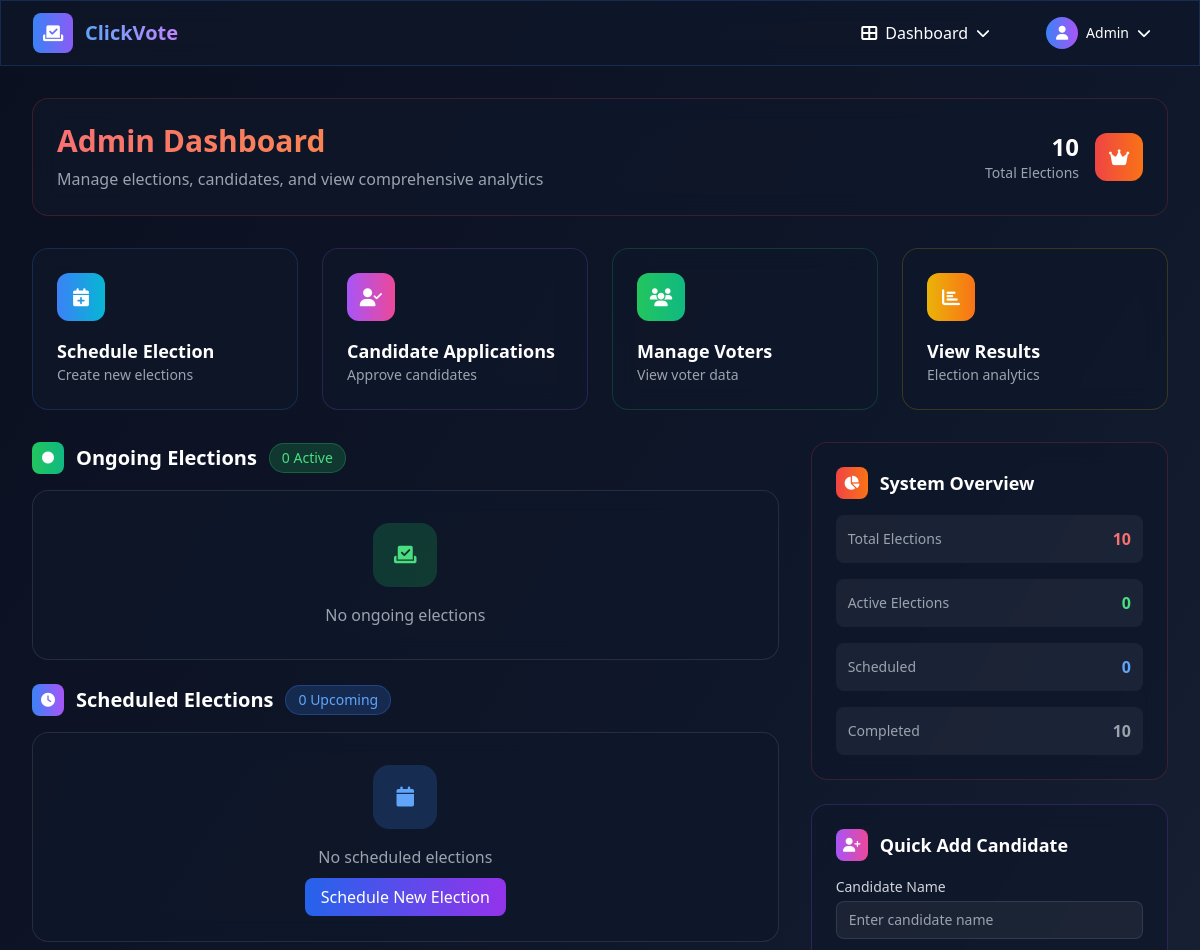
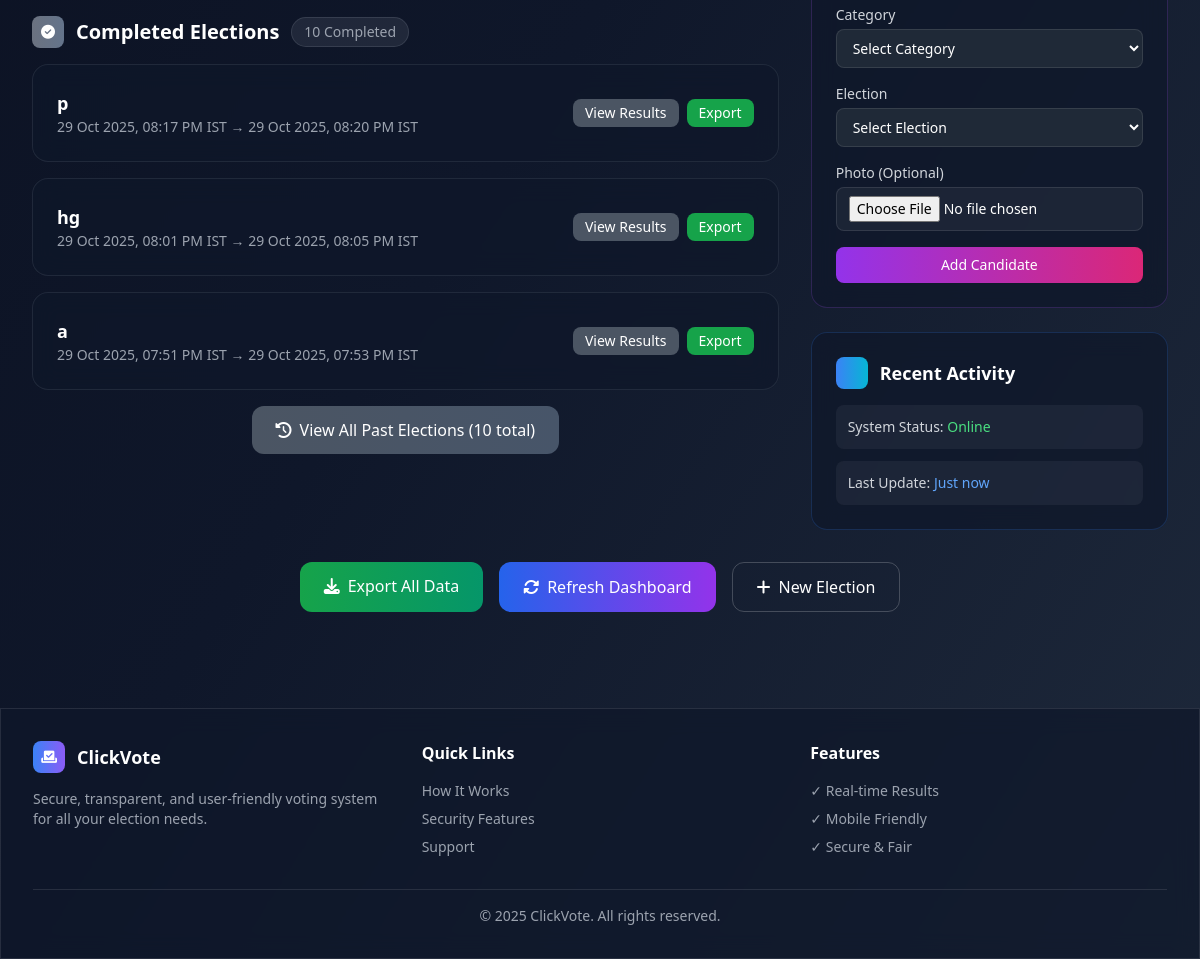
The page /admin (signed in) on the database its author committed (2 pictures, top to bottom).
### tables this page shows
CREATE TABLE elections (
                id INTEGER PRIMARY KEY AUTOINCREMENT,
                title TEXT,
                category TEXT,
                start_time TEXT NOT NULL,
                end_time TEXT NOT NULL,
                created_by INTEGER,
                candidate_limit INTEGER DEFAULT 10,
                status TEXT DEFAULT 'active',
                cancelled_at TEXT,
                cancelled_by INTEGER,
                created_at TIMESTAMP DEFAULT CURRENT_TIMESTAMP, paused_at TEXT, paused_by INTEGER, resumed_at TEXT, resumed_by INTEGER,
                FOREIGN KEY (created_by) REFERENCES users (id)
            );

### app.py (the view)
@app.route("/admin")
@login_required(role="admin")
def admin():
    rows = query("SELECT * FROM elections ORDER BY start_time DESC")
    ongoing, scheduled, ended = classify_elections(rows)
    return render_template("admin.html", ongoing=ongoing, scheduled=scheduled, ended=ended, elections=rows)

### templates/admin.html (shortened to what this page needs)
{% extends "base.html" %}
{% block content %}
<div class="mb-8">
  <div class="glass-effect rounded-2xl p-6 border border-red-500/20">
    <div class="flex items-center justify-between">
      <div>
        <h1 class="text-3xl font-bold bg-gradient-to-r from-red-400 to-orange-400 bg-clip-text text-transparent mb-2">
        </h1>
        <p class="text-gray-400">Manage elections, candidates, and view comprehensive analytics</p>
      </div>
      <div class="flex items-center space-x-4">
        <div class="text-right">
          <div class="text-2xl font-bold text-white">{{ elections|length }}</div>
          <div class="text-sm text-gray-400">Total Elections</div>
        </div>
        <div class="w-12 h-12 bg-gradient-to-r from-red-500 to-orange-500 rounded-xl flex items-center justify-center animate-pulse">
          <i class="fas fa-crown text-white text-lg"></i>
        </div>
      </div>
    </div>
  </div>
</div>
<div class="grid md:grid-cols-4 gap-6 mb-8">
  <a href="{{ url_for('schedule') }}" class="glass-effect rounded-2xl p-6 vote-card transition-all duration-500 border border-blue-500/20 hover:border-blue-400/50 group">
    <div class="w-12 h-12 bg-gradient-to-r from-blue-500 to-cyan-500 rounded-xl flex items-center justify-center mb-4 group-hover:scale-110 transition-transform duration-300">
      <i class="fas fa-calendar-plus text-white text-lg"></i>
    </div>
    <h3 class="text-lg font-bold text-white group-hover:text-blue-400 transition-colors">Schedule Election</h3>
    <p class="text-gray-400 text-sm">Create new elections</p>
  </a>
  <a href="{{ url_for('admin_candidate_applications') }}" class="glass-effect rounded-2xl p-6 vote-card transition-all duration-500 border border-purple-500/20 hover:border-purple-400/50 group">
    <div class="w-12 h-12 bg-gradient-to-r from-purple-500 to-pink-500 rounded-xl flex items-center justify-center mb-4 group-hover:scale-110 transition-transform duration-300">
      <i class="fas fa-user-check text-white text-lg"></i>
    </div>
    <h3 class="text-lg font-bold text-white group-hover:text-purple-400 transition-colors">Candidate Applications</h3>
    <p class="text-gray-400 text-sm">Approve candidates</p>
  </a>
  <a href="{{ url_for('admin_voters') }}" class="glass-effect rounded-2xl p-6 vote-card transition-all duration-500 border border-green-500/20 hover:border-green-400/50 group">
    <div class="w-12 h-12 bg-gradient-to-r from-green-500 to-emerald-500 rounded-xl flex items-center justify-center mb-4 group-hover:scale-110 transition-transform duration-300">
      <i class="fas fa-users text-white text-lg"></i>
    </div>
    <h3 class="text-lg font-bold text-white group-hover:text-green-400 transition-colors">Manage Voters</h3>
    <p class="text-gray-400 text-sm">View voter data</p>
  </a>
  <a href="{{ url_for('results') }}" class="glass-effect rounded-2xl p-6 vote-card transition-all duration-500 border border-yellow-500/20 hover:border-yellow-400/50 group">
    <div class="w-12 h-12 bg-gradient-to-r from-yellow-500 to-orange-500 rounded-xl flex items-center justify-center mb-4 group-hover:scale-110 transition-transform duration-300">
      <i class="fas fa-chart-bar text-white text-lg"></i>
    </div>
    <h3 class="text-lg font-bold text-white group-hover:text-yellow-400 transition-colors">View Results</h3>
    <p class="text-gray-400 text-sm">Election analytics</p>
  </a>
</div>
<div class="grid lg:grid-cols-3 gap-8">
  <div class="lg:col-span-2 space-y-6">
    <div>
      <div class="flex items-center space-x-3 mb-4">
        <div class="w-8 h-8 bg-gradient-to-r from-green-500 to-emerald-500 rounded-lg flex items-center justify-center">
          <i class="fas fa-circle text-white text-xs animate-pulse"></i>
        </div>
        <h2 class="text-xl font-bold text-white">Ongoing Elections</h2>
        <div class="px-3 py-1 bg-green-500/20 rounded-full text-green-400 text-sm font-medium border border-green-500/30">
          {{ ongoing|length }} Active
        </div>
      </div>
      {% for e in ongoing %}
      <div class="glass-effect rounded-2xl p-6 border border-green-500/20 mb-4">
        <div class="flex items-center justify-between mb-4">
          <div>
            <h3 class="text-lg font-bold text-white">{{ e.title or e.category }}</h3>
            <p class="text-gray-400 text-sm">{{ e.start_time|istfmt }} → {{ e.end_time|istfmt }}</p>
          </div>
          <div class="flex items-center space-x-2">
            <a href="{{ url_for('results', election_id=e.id) }}" class="px-3 py-1 bg-green-600 hover:bg-green-700 rounded-lg text-white text-sm transition-colors">
              View Results
            </a>
          </div>
        </div>
      </div>
      {% else %}
      <div class="glass-effect rounded-2xl p-8 text-center border border-white/10">
        <div class="w-16 h-16 bg-green-500/20 rounded-2xl flex items-center justify-center mx-auto mb-4">
          <i class="fas fa-vote-yea text-green-400 text-xl"></i>
        </div>
        <p class="text-gray-400">No ongoing elections</p>
      </div>
      {% endfor %}
    </div>
    <div>
      <div class="flex items-center space-x-3 mb-4">
        <div class="w-8 h-8 bg-gradient-to-r from-blue-500 to-purple-500 rounded-lg flex items-center justify-center">
          <i class="fas fa-clock text-white text-sm"></i>
        </div>
        <h2 class="text-xl font-bold text-white">Scheduled Elections</h2>
        <div class="px-3 py-1 bg-blue-500/20 rounded-full text-blue-400 text-sm font-medium border border-blue-500/30">
          {{ scheduled|length }} Upcoming
        </div>
      </div>
      {% for e in scheduled %}
      <div class="glass-effect rounded-2xl p-6 border border-blue-500/20 mb-4">
        <div class="flex items-center justify-between">
          <div>
            <h3 class="text-lg font-bold text-white">{{ e.title or e.category }}</h3>
            <p class="text-gray-400 text-sm">Starts: {{ e.start_time|istfmt }}</p>
          </div>
          <div class="flex items-center space-x-2">
            <span class="px-3 py-1 bg-blue-500/20 rounded-lg text-blue-400 text-sm">Scheduled</span>
          </div>
        </div>
      </div>
      {% else %}
      <div class="glass-effect rounded-2xl p-8 text-center border border-white/10">
        <div class="w-16 h-16 bg-blue-500/20 rounded-2xl flex items-center justify-center mx-auto mb-4">
          <i class="fas fa-calendar text-blue-400 text-xl"></i>
        </div>
        <p class="text-gray-400 mb-4">No scheduled elections</p>
        <a href="{{ url_for('schedule') }}" class="px-4 py-2 bg-gradient-to-r from-blue-600 to-purple-600 hover:from-blue-700 hover:to-purple-700 rounded-lg font-medium transition-all duration-300">
          Schedule New Election
        </a>
      </div>
      {% endfor %}
    </div>
    <div>
      <div class="flex items-center space-x-3 mb-4">
        <div class="w-8 h-8 bg-gradient-to-r from-gray-500 to-slate-500 rounded-lg flex items-center justify-center">
          <i class="fas fa-check-circle text-white text-sm"></i>
        </div>
        <h2 class="text-xl font-bold text-white">Completed Elections</h2>
        <div class="px-3 py-1 bg-gray-500/20 rounded-full text-gray-400 text-sm font-medium border border-gray-500/30">
          {{ ended|length }} Completed
        </div>
      </div>
      {% for e in ended[:3] %}
      <div class="glass-effect rounded-2xl p-6 border border-gray-500/20 mb-4">
        <div class="flex items-center justify-between">
          <div>
            <h3 class="text-lg font-bold text-white">{{ e.title or e.category }}</h3>
            <p class="text-gray-400 text-sm">{{ e.start_time|istfmt }} → {{ e.end_time|istfmt }}</p>
          </div>
          <div class="flex items-center space-x-2">
            <a href="{{ url_for('results', election_id=e.id) }}" class="px-3 py-1 bg-gray-600 hover:bg-gray-700 rounded-lg text-white text-sm transition-colors">
              View Results
            </a>
            <a href="{{ url_for('export_excel') }}" class="px-3 py-1 bg-green-600 hover:bg-green-700 rounded-lg text-white text-sm transition-colors">
              Export
            </a>
          </div>
        </div>
      </div>
      {% endfor %}
      {% if ended|length > 3 %}
      <div class="mt-4 text-center">
        <a href="{{ url_for('past_elections') }}" class="inline-flex items-center px-6 py-3 bg-gradient-to-r from-gray-600 to-slate-600 hover:from-gray-700 hover:to-slate-700 rounded-xl font-medium transition-all duration-300 transform hover:scale-105">
          <i class="fas fa-history mr-2"></i>
          View All Past Elections ({{ ended|length }} total)
        </a>
      </div>
      {% endif %}
    </div>
  </div>
  <div class="space-y-6">
    <div class="glass-effect rounded-2xl p-6 border border-red-500/20">
      <div class="flex items-center space-x-3 mb-4">
        <div class="w-8 h-8 bg-gradient-to-r from-red-500 to-orange-500 rounded-lg flex items-center justify-center">
          <i class="fas fa-chart-pie text-white text-sm"></i>
        </div>
        <h3 class="text-lg font-bold text-white">System Overview</h3>
      </div>
      <div class="space-y-4">
        <div class="flex items-center justify-between p-3 bg-white/5 rounded-lg">
          <span class="text-gray-400 text-sm">Total Elections</span>
          <span class="font-bold text-red-400">{{ elections|length }}</span>
        </div>
        <div class="flex items-center justify-between p-3 bg-white/5 rounded-lg">
          <span class="text-gray-400 text-sm">Active Elections</span>
          <span class="font-bold text-green-400">{{ ongoing|length }}</span>
        </div>
        <div class="flex items-center justify-between p-3 bg-white/5 rounded-lg">
          <span class="text-gray-400 text-sm">Scheduled</span>
          <span class="font-bold text-blue-400">{{ scheduled|length }}</span>
        </div>
        <div class="flex items-center justify-between p-3 bg-white/5 rounded-lg">
          <span class="text-gray-400 text-sm">Completed</span>
          <span class="font-bold text-gray-400">{{ ended|length }}</span>
        </div>
      </div>
    </div>
    <div class="glass-effect rounded-2xl p-6 border border-purple-500/20">
      <div class="flex items-center space-x-3 mb-4">
        <div class="w-8 h-8 bg-gradient-to-r from-purple-500 to-pink-500 rounded-lg flex items-center justify-center">
          <i class="fas fa-user-plus text-white text-sm"></i>
        </div>
        <h3 class="text-lg font-bold text-white">Quick Add Candidate</h3>
      </div>
      <form method="POST" action="{{ url_for('add_candidate') }}" enctype="multipart/form-data" class="space-y-4">
        <div>
          <label class="block text-sm font-medium text-gray-300 mb-1">Candidate Name</label>
          <input
            name="name"
            required
            placeholder="Enter candidate name"
            class="w-full px-3 py-2 bg-white/5 border border-white/10 rounded-lg focus:border-purple-500/50 focus:outline-none transition-all duration-300 text-white text-sm placeholder-gray-400"
          >
        </div>
        <div>
          <label class="block text-sm font-medium text-gray-300 mb-1">Category</label>
          <select
            name="category"
            required
            class="w-full px-3 py-2 bg-gray-800 border border-white/10 rounded-lg focus:border-purple-500/50 focus:outline-none transition-all duration-300 text-white text-sm"
            style="background-color: #1f2937 !important;"
          >
            <option value="" style="background-color: #1f2937; color: #9ca3af;">Select Category</option>
          </select>
        </div>
        <div>
          <label class="block text-sm font-medium text-gray-300 mb-1">Election</label>
          <select
            name="election_id"
            required
            class="w-full px-3 py-2 bg-gray-800 border border-white/10 rounded-lg focus:border-purple-500/50 focus:outline-none transition-all duration-300 text-white text-sm"
            style="background-color: #1f2937 !important;"
          >
            <option value="" style="background-color: #1f2937; color: #9ca3af;">Select Election</option>
          </select>
        </div>
        <div>
          <label class="block text-sm font-medium text-gray-300 mb-1">Photo (Optional)</label>
          <input
            type="file"
            name="photo"
            accept="image/*"
            class="w-full px-3 py-2 bg-white/5 border border-white/10 rounded-lg focus:border-purple-500/50 focus:outline-none transition-all duration-300 text-white text-sm"
          >
        </div>
        <button
          type="submit"
          class="w-full bg-gradient-to-r from-purple-600 to-pink-600 hover:from-purple-700 hover:to-pink-700 text-white font-medium py-2 px-4 rounded-lg transition-all duration-300 text-sm"
        >
          Add Candidate
        </button>
      </form>
    </div>
    <div class="glass-effect rounded-2xl p-6 border border-blue-500/20">
      <div class="flex items-center space-x-3 mb-4">
        <div class="w-8 h-8 bg-gradient-to-r from-blue-500 to-cyan-500 rounded-lg flex items-center justify-center">
        </div>
        <h3 class="text-lg font-bold text-white">Recent Activity</h3>
      </div>
      <div class="space-y-3 text-sm">
        <div class="p-3 bg-white/5 rounded-lg">
          <div class="text-gray-300">System Status: <span class="text-green-400 font-medium">Online</span></div>
        </div>
        <div class="p-3 bg-white/5 rounded-lg">
          <div class="text-gray-300">Last Update: <span class="text-blue-400 font-medium">Just now</span></div>
        </div>
      </div>
    </div>
  </div>
</div>
<div class="mt-8 flex flex-wrap gap-4 justify-center">
  <a href="{{ url_for('export_excel') }}" class="px-6 py-3 bg-gradient-to-r from-green-600 to-emerald-600 hover:from-green-700 hover:to-emerald-700 rounded-xl font-medium transition-all duration-300 transform hover:scale-105">
    <i class="fas fa-download mr-2"></i>Export All Data
  </a>
  <button onclick="refreshDashboard()" class="px-6 py-3 bg-gradient-to-r from-blue-600 to-purple-600 hover:from-blue-700 hover:to-purple-700 rounded-xl font-medium transition-all duration-300 transform hover:scale-105">
    <i class="fas fa-sync-alt mr-2"></i>Refresh Dashboard
  </button>
  <a href="{{ url_for('schedule') }}" class="px-6 py-3 border border-white/20 hover:bg-white/10 rounded-xl font-medium transition-all duration-300 transform hover:scale-105">
    <i class="fas fa-plus mr-2"></i>New Election
  </a>
</div>
{% endblock %}

### rows shown on the page
elections: title "p", start_time|istfmt "29 Oct 2025, 08:17 PM IST", end_time|istfmt "29 Oct 2025, 08:20 PM IST"
elections: title "hg", start_time|istfmt "29 Oct 2025, 08:01 PM IST", end_time|istfmt "29 Oct 2025, 08:05 PM IST"
elections: title "a", start_time|istfmt "29 Oct 2025, 07:51 PM IST", end_time|istfmt "29 Oct 2025, 07:53 PM IST"

### other values the page prints
{{ elections|length }} "10"
{{ ongoing|length }} "0"
{{ scheduled|length }} "0"
{{ ended|length }} "10"
